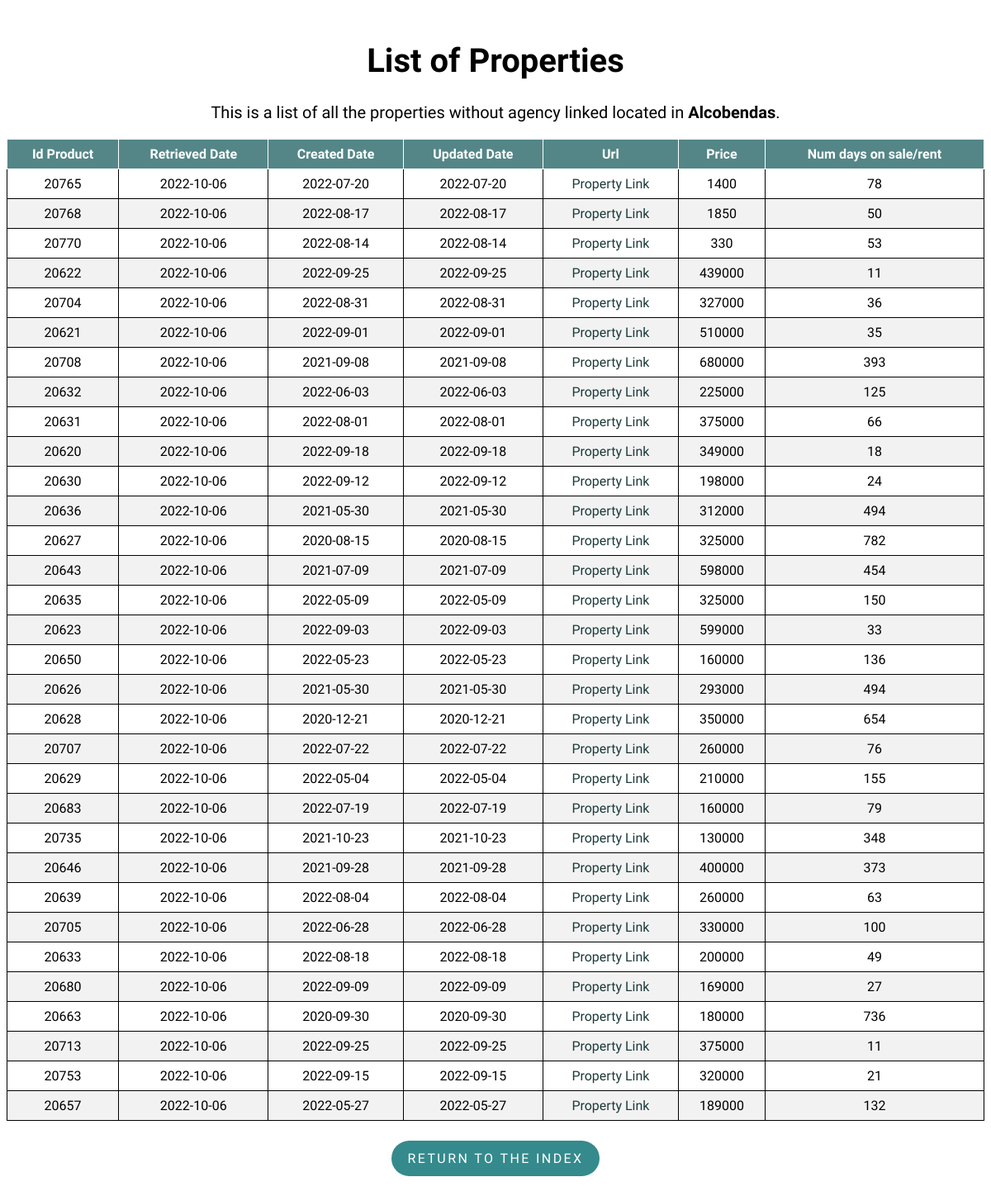
Page /property/Alcobendas on the committed database.
### flask-app/read_db.py (models this page shows)
class Property(db.Model):
    __tablename__ = 'properties'
    id_product = db.Column(db.Integer, primary_key=True)
    retrieved_date = db.Column(db.Date)
    created_date = db.Column(db.Date)
    url = db.Column(db.Text)
    mobile = db.Column(db.Integer)
    agency = db.Column(db.Text)
    real_estate_id = db.Column(db.Integer)
    price = db.Column(db.Integer)
    type_id = db.Column(db.Integer)
    trans_type_id = db.Column(db.Integer)
    location = db.Column(db.Text)
    num_days = db.Column(db.Integer)
    updated_date = db.Column(db.Date)

### flask-app/read_db.py (the view)
@app.route('/property/<location>', methods=['GET', 'POST'])
def property(location):
    properties = Property.query.filter_by(
        type_id=1, location=location).order_by(Property.url).distinct()
    return render_template('list.html', properties=properties, location=location)

### flask-app/templates/list.html (shortened to what this page needs)
<!DOCTYPE html>
<html lang="en">
<head>
    <link rel="stylesheet" type="text/css" href="{{ url_for('static', filename='styles/style.css') }}">
    <link rel="stylesheet" type="text/css" href="{{ url_for('static', filename='styles/tablesort.css') }}">
</head>
<body>
    <h1 class="list_header" style="font-size:40px;">List of Properties</h1>
    <p class="list_header" style="margin-top: 25px;font-size:20px;">This is a list of all the properties without agency linked located in
        <strong>{{ location }}</strong>.
    </p>
    <table class="table table-sortable">
        <thead>
            <tr>
                <th>Id Product</th>
                <th>Retrieved Date</th>
                <th>Created Date</th>
                <th>Updated Date</th>
                <th>Url</th>
                <th>Price</th>
                <th>Num days on sale/rent</th>
            </tr>
        </thead>
        <tbody>
            {% for property in properties %}
            <tr>
                <td>{{ property.id_product }}</td>
                <td>{{ property.retrieved_date }}</td>
                <td>{{ property.created_date }}</td>
                <td>{{ property.updated_date }}</td>
                <td>
                    <a class="property_link" href={{ property.url }}>Property Link</a>
                </td>
                <td><a>{{ property.price }}</a></td>
                <td>{{ property.num_days }}</td>
            </tr>
            {% endfor %}
        </tbody>
    </table>
    <div class = "btn_container">
        <p class="return_btn"><a class = "btn_link" href="{{ url_for('index') }}">Return to the index</a></p>
    </div>
</body>
</html>

### flask-app/static/styles/style.css (style rules this page uses)
body { font-family: 'Muli','Open Sans','Open Sans-fallback',sans-serif; }
table, th, td { border: 1px solid; }
table { width: 100%; border-collapse: collapse; }
th, td { text-align: center; padding: 8px; }
tr:nth-child(even) { background-color: #f2f2f2 }
th { background-color: rgb(84, 134, 135); color: white; }
.index_header, .list_header { margin-top: 50px; text-align: center; }
a.property_link { text-decoration: none; }
a.property_link:link, a.property_link:visited { color: rgb(28, 58, 58); }
.return_btn { display: inline-block; padding: .75rem 1.25rem; border-radius: 10rem; text-transform: uppercase; font-size: 1rem; letter-spacing: .15rem; transition: all .3s; position: relative; overflow: hidden; z-index: 1; background-color: rgb(52, 138, 140); }
.btn_link { text-decoration: none; color: #fff; }
.btn_container { margin-top: 8px; display: flex; justify-content: center; align-items: center; }

### flask-app/static/styles/tablesort.css (style rules this page uses)
.table-sortable th { cursor: pointer; }

### rows in the picture
Property: id_product "20765", retrieved_date "2022-10-06", created_date "2022-07-20", updated_date "2022-07-20", price "1400", num_days "78"
Property: id_product "20768", retrieved_date "2022-10-06", created_date "2022-08-17", updated_date "2022-08-17", price "1850", num_days "50"
Property: id_product "20770", retrieved_date "2022-10-06", created_date "2022-08-14", updated_date "2022-08-14", price "330", num_days "53"
Property: id_product "20622", retrieved_date "2022-10-06", created_date "2022-09-25", updated_date "2022-09-25", price "439000", num_days "11"
Property: id_product "20704", retrieved_date "2022-10-06", created_date "2022-08-31", updated_date "2022-08-31", price "327000", num_days "36"
Property: id_product "20621", retrieved_date "2022-10-06", created_date "2022-09-01", updated_date "2022-09-01", price "510000", num_days "35"
Property: id_product "20708", retrieved_date "2022-10-06", created_date "2021-09-08", updated_date "2021-09-08", price "680000", num_days "393"
Property: id_product "20632", retrieved_date "2022-10-06", created_date "2022-06-03", updated_date "2022-06-03", price "225000", num_days "125"
Property: id_product "20631", retrieved_date "2022-10-06", created_date "2022-08-01", updated_date "2022-08-01", price "375000", num_days "66"
Property: id_product "20620", retrieved_date "2022-10-06", created_date "2022-09-18", updated_date "2022-09-18", price "349000", num_days "18"
Property: id_product "20630", retrieved_date "2022-10-06", created_date "2022-09-12", updated_date "2022-09-12", price "198000", num_days "24"
Property: id_product "20636", retrieved_date "2022-10-06", created_date "2021-05-30", updated_date "2021-05-30", price "312000", num_days "494"
Property: id_product "20627", retrieved_date "2022-10-06", created_date "2020-08-15", updated_date "2020-08-15", price "325000", num_days "782"
Property: id_product "20643", retrieved_date "2022-10-06", created_date "2021-07-09", updated_date "2021-07-09", price "598000", num_days "454"
Property: id_product "20635", retrieved_date "2022-10-06", created_date "2022-05-09", updated_date "2022-05-09", price "325000", num_days "150"
Property: id_product "20623", retrieved_date "2022-10-06", created_date "2022-09-03", updated_date "2022-09-03", price "599000", num_days "33"
Property: id_product "20650", retrieved_date "2022-10-06", created_date "2022-05-23", updated_date "2022-05-23", price "160000", num_days "136"
Property: id_product "20626", retrieved_date "2022-10-06", created_date "2021-05-30", updated_date "2021-05-30", price "293000", num_days "494"
Property: id_product "20628", retrieved_date "2022-10-06", created_date "2020-12-21", updated_date "2020-12-21", price "350000", num_days "654"
Property: id_product "20707", retrieved_date "2022-10-06", created_date "2022-07-22", updated_date "2022-07-22", price "260000", num_days "76"
Property: id_product "20629", retrieved_date "2022-10-06", created_date "2022-05-04", updated_date "2022-05-04", price "210000", num_days "155"
Property: id_product "20683", retrieved_date "2022-10-06", created_date "2022-07-19", updated_date "2022-07-19", price "160000", num_days "79"
Property: id_product "20735", retrieved_date "2022-10-06", created_date "2021-10-23", updated_date "2021-10-23", price "130000", num_days "348"
Property: id_product "20646", retrieved_date "2022-10-06", created_date "2021-09-28", updated_date "2021-09-28", price "400000", num_days "373"
Property: id_product "20639", retrieved_date "2022-10-06", created_date "2022-08-04", updated_date "2022-08-04", price "260000", num_days "63"
Property: id_product "20705", retrieved_date "2022-10-06", created_date "2022-06-28", updated_date "2022-06-28", price "330000", num_days "100"
Property: id_product "20633", retrieved_date "2022-10-06", created_date "2022-08-18", updated_date "2022-08-18", price "200000", num_days "49"
Property: id_product "20680", retrieved_date "2022-10-06", created_date "2022-09-09", updated_date "2022-09-09", price "169000", num_days "27"
Property: id_product "20663", retrieved_date "2022-10-06", created_date "2020-09-30", updated_date "2020-09-30", price "180000", num_days "736"
Property: id_product "20713", retrieved_date "2022-10-06", created_date "2022-09-25", updated_date "2022-09-25", price "375000", num_days "11"
Property: id_product "20753", retrieved_date "2022-10-06", created_date "2022-09-15", updated_date "2022-09-15", price "320000", num_days "21"
Property: id_product "20657", retrieved_date "2022-10-06", created_date "2022-05-27", updated_date "2022-05-27", price "189000", num_days "132"

### other values in the picture
{{ location }} "Alcobendas"
